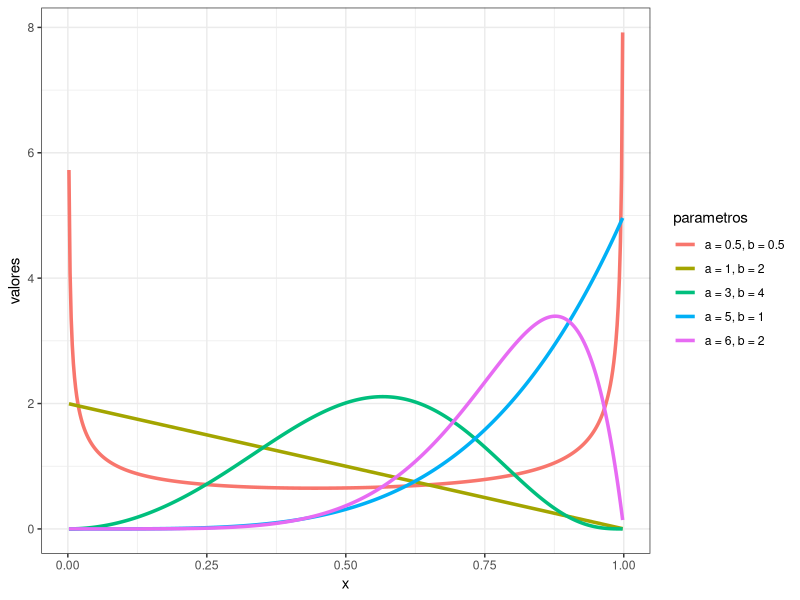
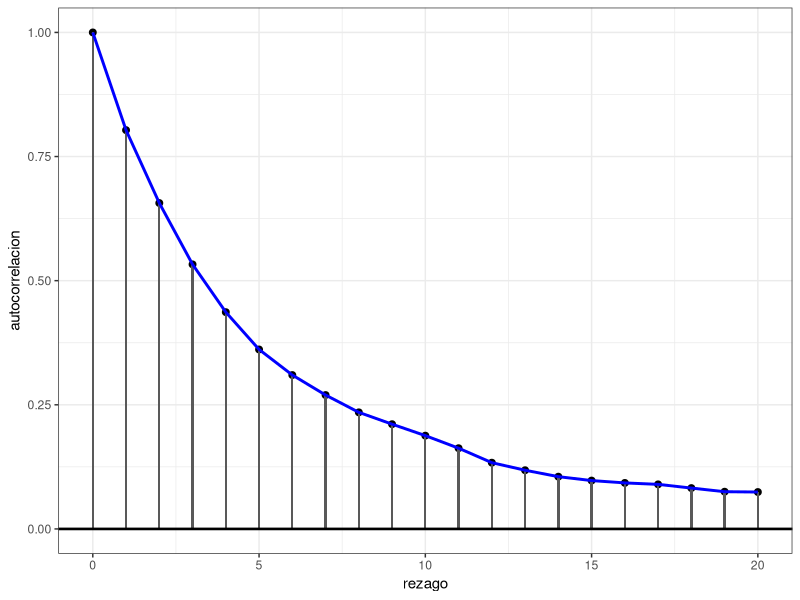
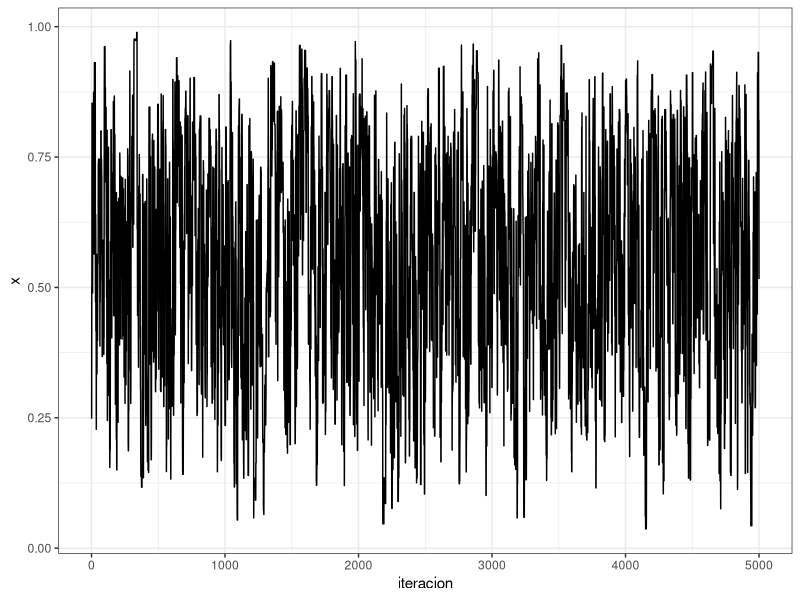

These figures' R source, in order:
## ---- chunk 1
library(tidyverse)
library(mvtnorm)
## ---- chunk 2
knitr::opts_chunk$set(fig.align = "center", out.width = "70%")

set.seed("2126519")

theme_set(theme_bw())
## ---- chunk 3
sample_mh <- function(n, 
                      d_objetivo, 
                      r_propuesta = NULL,
                      d_propuesta = NULL,
                      p_inicial = NULL){

  if (is.null(r_propuesta) | is.null(d_propuesta)) {
    r_propuesta <- function(media) rnorm(n = 1, media, sd = 1)
    d_propuesta <- function(x, media) dnorm(x = x,media, sd = 1)
  }
  
  stopifnot(n > 0)
  muestras <- numeric(n)
  
  if (is.null(p_inicial)) {
    for(i in 1:1000){
      p_inicial <- runif(1,-100,100)
      if (d_objetivo(p_inicial) != 0) {
        break
      }
    }
    if(i == 1000) stop("Se recomienda introducir un valor para ´p_inicial´")
  }
  
  muestras[1] <- p_inicial

  for(i in 2:n) {
    
    p_actual <- muestras[i-1]
    p_propuesta <- r_propuesta(p_actual)

    q_actual <- d_propuesta(p_actual, p_propuesta)
    q_nuevo <- d_propuesta(p_propuesta, p_actual)
    
    f_actual <- d_objetivo(p_actual)
    f_nuevo <- d_objetivo(p_propuesta)

    alfa <- min(1, (f_nuevo/f_actual)*(q_actual/q_nuevo))

    muestras[i] <- sample(c(p_propuesta, p_actual),
    size = 1, prob = c(alfa, 1-alfa))
  }
  return(data.frame(iteracion = 1:n, x = muestras))
}

# d_obj <- function(x){
#   # dnorm(x = x,mean = 90,sd = 8)
#   return(dbeta(x = x,2,2))
# }
# d_obj(-50)
# muestra <- sample_mh(100000, d_objetivo = d_obj)
# 
# muestra |> 
#   ggplot()+
#   aes(x = x)+
#   geom_histogram()
## ---- chunk 4
grilla <- seq(0, 1, length.out = 502)[c(-1,-502)]
d_kuma <- function(x, a = 2, b = 2){
  
  if(a<0 | b<0) stop("Poneme a y b positivos no te cuesta nada")
  
  salida <- a*b*x^(a-1)*(1-x^a)^(b-1)
  
  salida[which(x <= 0 | x >= 1)] <- 0
  
  salida
}



tibble(
  x = rep(grilla,times = 5),
  parametros = rep(c("a = 0.5, b = 0.5",
                     "a = 1, b = 2",
                     "a = 3, b = 4",
                     "a = 6, b = 2",
                     "a = 5, b = 1"), each = 500),
  valores = c(
    d_kuma(grilla, 0.5, 0.5),
    d_kuma(grilla, 1, 2),
    d_kuma(grilla, 3, 4),
    d_kuma(grilla, 6, 2),
    d_kuma(grilla, 5,1)
  )
) |> 
  ggplot()+
  aes(x = x, y = valores,color = parametros)+
  geom_line(linewidth = 1.2)

# tibble(
#   x = rep(grilla,times = 5),
#   parametros = rep(c("a = 0.5, b = 0.5",
#                      "a = 1, b = 2",
#                      "a = 3, b = 4",
#                      "a = 6, b = 2",
#                      "a = 5, b = 1"), each = 500),
#   valores = c(
#     dbeta(grilla, 0.5, 0.5),
#     dbeta(grilla, 1, 2),
#     dbeta(grilla, 3, 4),
#     dbeta(grilla, 6, 2),
#     dbeta(grilla, 5,1)
#   )
# ) |> 
#   ggplot()+
#   aes(x = x, y = valores,color = parametros)+
#   geom_line(linewidth = 1.2)
# 

## ---- chunk 5
get_beta_param <- function(media, kappa) {
  alpha <- media*kappa
  beta <- (1-media)*kappa
  
  return(list(alpha = alpha, beta = beta))
}

r_prop <- function(x) {
  kappa <- 5
  pars <- get_beta_param(x, kappa)
  rbeta(1, shape1 = pars$alpha, shape2 = pars$beta)
}
d_prop <- function(x, mean) {
  kappa <- 5
  pars <- get_beta_param(mean, kappa)
  dbeta(x, shape1 = pars$alpha, shape2 = pars$beta)
}

muestra <- sample_mh(n = 5000, d_objetivo = d_kuma, r_propuesta = r_prop, d_propuesta = d_prop)

autocor <- tibble(
  rezago = 0:20,
  autocorrelacion = acf(muestra$x,lag.max = 20,plot = F)$acf
)

autocor |> 
  ggplot(aes(x = rezago, y = autocorrelacion))+
  geom_point(size = 2)+
  geom_col(width = 0.07)+
  geom_line(linewidth = 1, color = "blue")+
  geom_hline(yintercept = 0, linewidth = 0.9)

muestra |> 
  ggplot()+
  aes(x = iteracion, y = x) +
  geom_line()

## ---- chunk 6
sample_mh <- function(n, d_objetivo, r_propuesta, d_propuesta, p_inicial = NULL) {

  stopifnot(n > 0)
  muestras <- matrix(0,nrow = n,ncol = length(p_inicial))
  muestras[1, ] <- p_inicial
  
  for(i in 2:n) {
    p_actual <- muestras[i-1,]
    p_propuesta <- r_propuesta(p_actual)
    
    q_actual <- d_propuesta(p_actual, p_propuesta)
    q_nuevo <- d_propuesta(p_propuesta, p_actual)
    
    f_actual <- d_objetivo(p_actual)
    f_nuevo <- d_objetivo(p_propuesta)
    
    alfa <- min(1, (f_nuevo/f_actual)*(q_actual/q_nuevo))
    
    aceptar <- rbinom(1,1,alfa)
    
    if (aceptar) {
      muestras[i,] <- p_propuesta
    }else{
      muestras[i,] <- p_actual
    }
  }
  salida <- data.frame(iteracion = 1:n, x = muestras)
  colnames(salida) <- c("iteracion", paste0("dim_",1:length(p_inicial)))
  return(salida)
}


